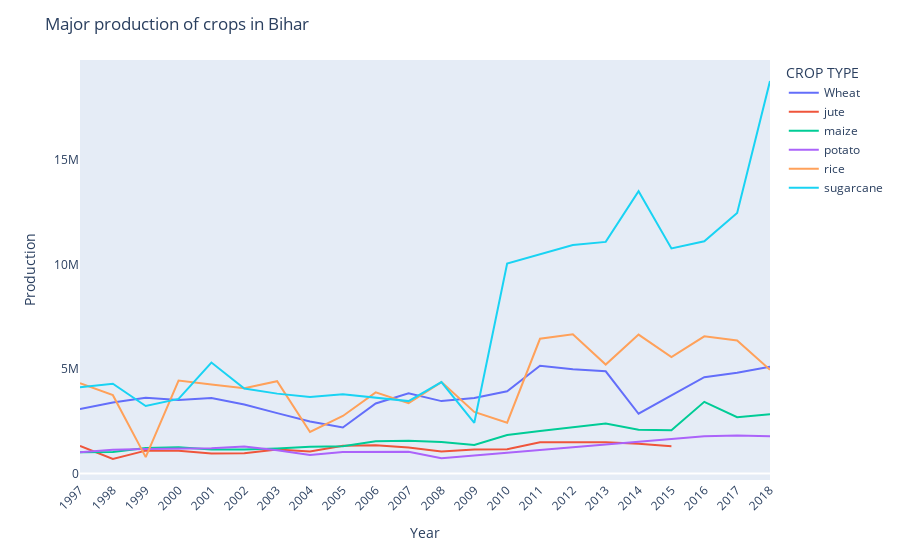

Write notebook code for a chart like this one.
### Code cell
temp=df.groupby(by=['CROP TYPE','Year']).sum().reset_index()
temp=temp[temp['Production']>600000]

fig = px.line(temp, x="Year", y="Production", color="CROP TYPE",
              line_group="CROP TYPE", hover_name="CROP TYPE")
fig.update_xaxes(showgrid=False,type='category')
fig.update_yaxes(showgrid=False)
fig.update_layout(xaxis_tickangle=-45,title='Major production of crops in Bihar')
fig.show()

### Figure 1 — Plotly figure (JSON) as saved in the notebook; plotly's stock layout.template omitted (floating-point values rounded to 4 significant figures)
{"data": [{"hovertemplate": "<b>%{hovertext}</b><br><br>CROP TYPE=Wheat<br>Year=%{x}<br>Production=%{y}<extra></extra>", "hovertext": ["Wheat", "Wheat", "Wheat", "Wheat", "Wheat", "Wheat", "Wheat", "Wheat", "Wheat", "Wheat", "Wheat", "Wheat", "Wheat", "Wheat", "Wheat", "Wheat", "Wheat", "Wheat", "Wheat", "Wheat", "Wheat", "Wheat"], "legendgroup": "Wheat", "line": {"color": "#636efa", "dash": "solid"}, "mode": "lines", "name": "Wheat", "showlegend": true, "type": "scatter", "x": [1997, 1998, 1999, 2000, 2001, 2002, 2003, 2004, 2005, 2006, 2007, 2008, 2009, 2010, 2011, 2012, 2013, 2014, 2015, 2016, 2017, 2018], "xaxis": "x", "y": [3078966, 3395845, 3620060, 3510726, 3612703, 3299906, 2888112, 2486848, 2200130, 3348712, 3839655, 3462800, 3615218, 3935654, 5157653, 4992001, 4886483, 2858948, 3739836, 4606009, 4814147, 5107360], "yaxis": "y"}, {"hovertemplate": "<b>%{hovertext}</b><br><br>CROP TYPE=jute<br>Year=%{x}<br>Production=%{y}<extra></extra>", "hovertext": ["jute", "jute", "jute", "jute", "jute", "jute", "jute", "jute", "jute", "jute", "jute", "jute", "jute", "jute", "jute", "jute", "jute", "jute"], "legendgroup": "jute", "line": {"color": "#EF553B", "dash": "solid"}, "mode": "lines", "name": "jute", "showlegend": true, "type": "scatter", "x": [1997, 1998, 1999, 2000, 2001, 2002, 2003, 2004, 2005, 2006, 2007, 2008, 2009, 2010, 2011, 2013, 2014, 2015], "xaxis": "x", "y": [1324920, 694290, 1094788, 1083550, 953076, 973427, 1144760, 1056205, 1329252, 1356614, 1242849, 1054670, 1147161, 1164594, 1490650, 1498039, 1418710, 1308635], "yaxis": "y"}, {"hovertemplate": "<b>%{hovertext}</b><br><br>CROP TYPE=maize<br>Year=%{x}<br>Production=%{y}<extra></extra>", "hovertext": ["maize", "maize", "maize", "maize", "maize", "maize", "maize", "maize", "maize", "maize", "maize", "maize", "maize", "maize", "maize", "maize", "maize", "maize", "maize", "maize", "maize", "maize"], "legendgroup": "maize", "line": {"color": "#00cc96", "dash": "solid"}, "mode": "lines", "name": "maize", "showlegend": true, "type": "scatter", "x": [1997, 1998, 1999, 2000, 2001, 2002, 2003, 2004, 2005, 2006, 2007, 2008, 2009, 2010, 2011, 2012, 2013, 2014, 2015, 2016, 2017, 2018], "xaxis": "x", "y": [1014424, 1025037, 1214917, 1253418, 1143954, 1144144, 1197774, 1280799, 1300793, 1538656, 1565578, 1512334, 1364516, 1837854, 2038340, 2198175, 2387435, 2092592, 2072882, 3428287, 2694816, 2838693], "yaxis": "y"}, {"hovertemplate": "<b>%{hovertext}</b><br><br>CROP TYPE=potato<br>Year=%{x}<br>Production=%{y}<extra></extra>", "hovertext": ["potato", "potato", "potato", "potato", "potato", "potato", "potato", "potato", "potato", "potato", "potato", "potato", "potato", "potato"], "legendgroup": "potato", "line": {"color": "#ab63fa", "dash": "solid"}, "mode": "lines", "name": "potato", "showlegend": true, "type": "scatter", "x": [1997, 1998, 1999, 2000, 2001, 2002, 2003, 2004, 2005, 2007, 2008, 2016, 2017, 2018], "xaxis": "x", "y": [1018776, 1137925, 1168016, 1201970, 1213747, 1288529, 1117500, 883734, 1033130, 1042900, 729353, 1786446, 1824101, 1787083], "yaxis": "y"}, {"hovertemplate": "<b>%{hovertext}</b><br><br>CROP TYPE=rice<br>Year=%{x}<br>Production=%{y}<extra></extra>", "hovertext": ["rice", "rice", "rice", "rice", "rice", "rice", "rice", "rice", "rice", "rice", "rice", "rice", "rice", "rice", "rice", "rice", "rice", "rice", "rice", "rice", "rice", "rice"], "legendgroup": "rice", "line": {"color": "#FFA15A", "dash": "solid"}, "mode": "lines", "name": "rice", "showlegend": true, "type": "scatter", "x": [1997, 1998, 1999, 2000, 2001, 2002, 2003, 2004, 2005, 2006, 2007, 2008, 2009, 2010, 2011, 2012, 2013, 2014, 2015, 2016, 2017, 2018], "xaxis": "x", "y": [4316732, 3746185, 784648, 4445691, 4252067, 4077534, 4414390, 1987007, 2752928, 3881535, 3362086, 4370426, 2944371, 2430698, 6443392, 6662071, 5210933, 6642353, 5565655, 6561117, 6361848, 4958886], "yaxis": "y"}, {"hovertemplate": "<b>%{hovertext}</b><br><br>CROP TYPE=sugarcane<br>Year=%{x}<br>Production=%{y}<extra></extra>", "hovertext": ["sugarcane", "sugarcane", "sugarcane", "sugarcane", "sugarcane", "sugarcane", "sugarcane", "sugarcane", "sugarcane", "sugarcane", "sugarcane", "sugarcane", "sugarcane", "sugarcane", "sugarcane", "sugarcane", "sugarcane", "sugarcane", "sugarcane", "sugarcane"], "legendgroup": "sugarcane", "line": {"color": "#19d3f3", "dash": "solid"}, "mode": "lines", "name": "sugarcane", "showlegend": true, "type": "scatter", "x": [1997, 1998, 1999, 2000, 2001, 2002, 2003, 2004, 2005, 2007, 2008, 2009, 2010, 2012, 2013, 2014, 2015, 2016, 2017, 2018], "xaxis": "x", "y": [4130503, 4295511, 3230130, 3568097, 5306396, 4068275, 3820760, 3662286, 3785556, 3463230, 4371858, 2426206, 10039578, 10922902, 11077422, 13500143, 10763683, 11109450, 12458845, 18771332], "yaxis": "y"}], "layout": {"legend": {"title": {"text": "CROP TYPE"}, "tracegroupgap": 0}, "margin": {"t": 60}, "title": {"text": "Major production of crops in Bihar"}, "xaxis": {"anchor": "y", "domain": [0, 1], "showgrid": false, "tickangle": -45, "title": {"text": "Year"}, "type": "category"}, "yaxis": {"anchor": "x", "domain": [0, 1], "showgrid": false, "title": {"text": "Production"}}}}
